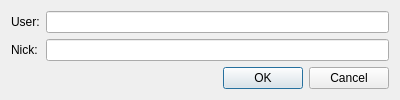
<?xml version="1.0" encoding="UTF-8"?>
<ui version="4.0">
 <class>AccountConfigDialog</class>
 <widget class="QDialog" name="AccountConfigDialog">
  <property name="geometry">
   <rect>
    <x>0</x>
    <y>0</y>
    <width>400</width>
    <height>95</height>
   </rect>
  </property>
  <property name="windowTitle">
   <string>Account configuration</string>
  </property>
  <layout class="QVBoxLayout" name="verticalLayout">
   <item>
    <layout class="QFormLayout" name="formLayout">
     <item row="0" column="0">
      <widget class="QLabel" name="label">
       <property name="text">
        <string>User:</string>
       </property>
      </widget>
     </item>
     <item row="0" column="1">
      <widget class="QLineEdit" name="User_"/>
     </item>
     <item row="1" column="1">
      <widget class="QLineEdit" name="Nick_"/>
     </item>
     <item row="1" column="0">
      <widget class="QLabel" name="label_2">
       <property name="text">
        <string>Nick:</string>
       </property>
      </widget>
     </item>
    </layout>
   </item>
   <item>
    <widget class="QDialogButtonBox" name="buttonBox">
     <property name="orientation">
      <enum>Qt::Horizontal</enum>
     </property>
     <property name="standardButtons">
      <set>QDialogButtonBox::Cancel|QDialogButtonBox::Ok</set>
     </property>
    </widget>
   </item>
  </layout>
 </widget>
 <resources/>
 <connections>
  <connection>
   <sender>buttonBox</sender>
   <signal>accepted()</signal>
   <receiver>AccountConfigDialog</receiver>
   <slot>accept()</slot>
   <hints>
    <hint type="sourcelabel">
     <x>248</x>
     <y>254</y>
    </hint>
    <hint type="destinationlabel">
     <x>157</x>
     <y>274</y>
    </hint>
   </hints>
  </connection>
  <connection>
   <sender>buttonBox</sender>
   <signal>rejected()</signal>
   <receiver>AccountConfigDialog</receiver>
   <slot>reject()</slot>
   <hints>
    <hint type="sourcelabel">
     <x>316</x>
     <y>260</y>
    </hint>
    <hint type="destinationlabel">
     <x>286</x>
     <y>274</y>
    </hint>
   </hints>
  </connection>
 </connections>
</ui>
